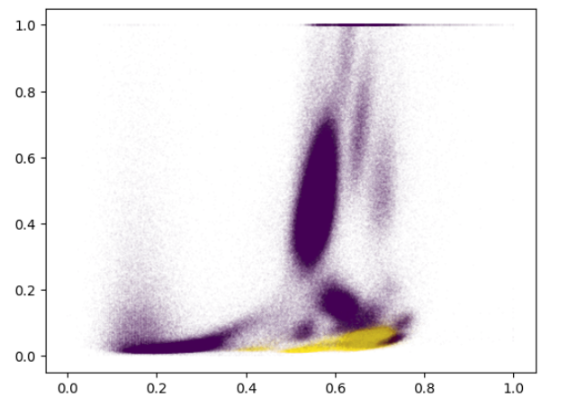
#> input picture data/bonus_img.png, 561 x 408 px
$ jupyter execute 'Bonus Question.ipynb'
#> lines starting #> are read from the running program, lines starting #| are printed output that depends on the picture
# Bonus Question
Below are plots of selected cell surface biomarkers of blood cell samples. Researchers are interested in picking out cells marked in yellow (accupying a high-density chunk at the bottom-right) for further analysis. How would you suggest a method to automatically identify these cells?

[cell 1]
from PIL import Image

# open the image file
image = Image.open('./data/bonus_img.png')
#> image is the input picture: PIL image 561x408 RGBA; mean R, G, B, A 236.2, 231.6, 235.9, 255

# get information about the image
print("Image format:", image.format)
#| Image format: PNG
print("Image size:", image.size)
#| Image size: (561, 408)
print("Image mode:", image.mode)
#| Image mode: RGBA

from IPython.display import Image
Image(filename='./data/bonus_img.png')

[cell 2]
# define the color to search for (in RGB format)
target_color = (255, 255, 0) # Yellow(255, 255, 0)

# define the color range for matching pixels
color_range = 100 # adjust this value to make the color range wider or narrower
width, height = image.size
#> width = 561; height = 408

# create an empty list to store the coordinates of the red pixels
matching_pixels  = []

# loop over all pixels in the image
for y in range(height):
    for x in range(width):

        # get the RGB values of the pixel at (x, y)
        pixel = image.getpixel((x, y))

        # check if the pixel is within the color range of the target color
        if abs(pixel[0] - target_color[0]) <= color_range and \
           abs(pixel[1] - target_color[1]) <= color_range and \
           abs(pixel[2] - target_color[2]) <= color_range:

            # if the pixel is a match, add its coordinates to the list
            matching_pixels.append((x, y))
#> after the loop, matching_pixels = 1183 pairs, first value 247 to 391, second value 329 to 352

points = matching_pixels
#> points has the same summary as matching_pixels

# get the lowest and highest x values
x_values = [point[0] for point in points]
#> x_values = 1183 values, max 391 at index 120, min 247 at index 984, mean 345.8
min_x = min(x_values)
#> min_x = 247
max_x = max(x_values)
#> max_x = 391

y_values = [point[1] for point in points]
#> y_values = 1183 values from 329 to 352
min_y = min(y_values)
#> min_y = 329
max_y = max(y_values)
#> max_y = 352

# create a drawing object
from PIL import Image, ImageDraw

draw = ImageDraw.Draw(image)

# define the coordinates of the bounding box & draw the bounding box
draw.rectangle((min_x, min_y, max_x, max_x), outline='red', width=2)

# create a drawing object
draw = ImageDraw.Draw(image)
points = matching_pixels

# loop over the points and draw a dot at each coordinate
for point in points:
    draw.ellipse([point[0]-5, point[1]-5, point[0]+5, point[1]+5], fill='red')
#> this loop made 1183 passes
#> point on passes 1 to 3: (378, 329), (379, 329), (380, 329)

# save the image with the bounding box
image.save('Detected_area.png')
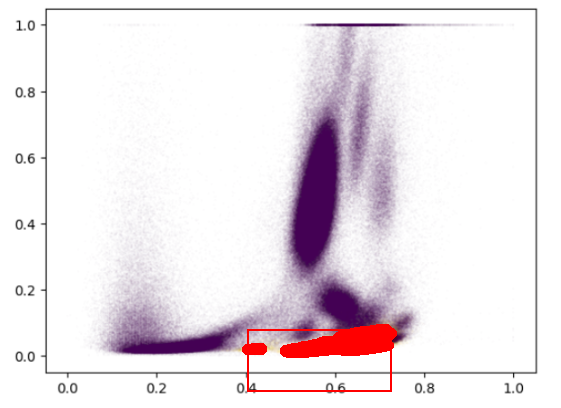
#> saved as Detected_area.png: PIL image 561x408 RGBA; mean R, G, B, A 236.8, 228.7, 233.9, 255
